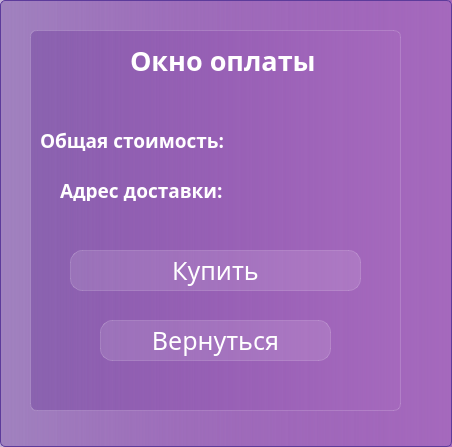
<?xml version="1.0" encoding="UTF-8"?>
<ui version="4.0">
 <class>BuyWindow</class>
 <widget class="QDialog" name="BuyWindow">
  <property name="geometry">
   <rect>
    <x>0</x>
    <y>0</y>
    <width>452</width>
    <height>447</height>
   </rect>
  </property>
  <property name="minimumSize">
   <size>
    <width>452</width>
    <height>447</height>
   </size>
  </property>
  <property name="maximumSize">
   <size>
    <width>452</width>
    <height>447</height>
   </size>
  </property>
  <property name="windowTitle">
   <string>Dialog</string>
  </property>
  <property name="styleSheet">
   <string notr="true">background-color:  qlineargradient( spread:pad,  x1:0, y1:0, x2:1, y2:0,  stop:0 rgba(105, 57, 153, 100),  stop:1 rgba(165, 105, 189, 255));  border: 1px solid #5D3B9B;  border-radius: 5px;
font-family: Everlasting;</string>
  </property>
  <widget class="QWidget" name="widget" native="true">
   <property name="geometry">
    <rect>
     <x>30</x>
     <y>30</y>
     <width>371</width>
     <height>381</height>
    </rect>
   </property>
   <property name="styleSheet">
    <string notr="true">backgroud-color: rgba(255, 255, 255, 30);
border: 1px solid rgba(255, 255, 255, 40);
border-radius: 7px;</string>
   </property>
   <widget class="QPushButton" name="Return_button_Clicked">
    <property name="geometry">
     <rect>
      <x>70</x>
      <y>290</y>
      <width>231</width>
      <height>41</height>
     </rect>
    </property>
    <property name="styleSheet">
     <string notr="true">QPushButton {
color: white;
background-color: rgba(255,255,255,30);
border: 1px solid rgba(255,255,255,40);
border-radius: 12px;
width: 230px;
height: 50px;
font-size: 19pt;
} 
QPushButton:hover{
background-color: rgba(255,255,255,40);
}

QPushButton:pressed{
background-color: rgba(255,255,255,70);
}</string>
    </property>
    <property name="text">
     <string>Вернуться</string>
    </property>
   </widget>
   <widget class="QLabel" name="label_6">
    <property name="geometry">
     <rect>
      <x>10</x>
      <y>100</y>
      <width>191</width>
      <height>21</height>
     </rect>
    </property>
    <property name="styleSheet">
     <string notr="true">color: white;
font-weight: bold;
border: none;
font-size: 14pt;
background-color: none;</string>
    </property>
    <property name="text">
     <string>Общая стоимость:</string>
    </property>
   </widget>
   <widget class="QLabel" name="label_5">
    <property name="geometry">
     <rect>
      <x>100</x>
      <y>20</y>
      <width>191</width>
      <height>21</height>
     </rect>
    </property>
    <property name="styleSheet">
     <string notr="true">color: white;
font-weight: bold;
border: none;
font-size: 20pt;
background-color: none;</string>
    </property>
    <property name="text">
     <string>Окно оплаты</string>
    </property>
   </widget>
   <widget class="QPushButton" name="Buy_button_Clicked">
    <property name="geometry">
     <rect>
      <x>40</x>
      <y>220</y>
      <width>291</width>
      <height>41</height>
     </rect>
    </property>
    <property name="styleSheet">
     <string notr="true">QPushButton {
color: white;
background-color: rgba(255,255,255,30);
border: 1px solid rgba(255,255,255,40);
border-radius: 12px;
width: 230px;
height: 50px;
font-size: 19pt;
} 
QPushButton:hover{
background-color: rgba(255,255,255,40);
}

QPushButton:pressed{
background-color: rgba(255,255,255,70);
}</string>
    </property>
    <property name="text">
     <string>Купить</string>
    </property>
   </widget>
   <widget class="QLabel" name="label_7">
    <property name="geometry">
     <rect>
      <x>30</x>
      <y>150</y>
      <width>181</width>
      <height>21</height>
     </rect>
    </property>
    <property name="styleSheet">
     <string notr="true">color: white;
font-weight: bold;
border: none;
font-size: 14pt;
background-color: none;</string>
    </property>
    <property name="text">
     <string>Адрес доставки:</string>
    </property>
   </widget>
   <widget class="QLabel" name="label_8">
    <property name="geometry">
     <rect>
      <x>200</x>
      <y>100</y>
      <width>141</width>
      <height>21</height>
     </rect>
    </property>
    <property name="styleSheet">
     <string notr="true">color: white;
font-weight: bold;
border: none;
font-size: 14pt;
background-color: none;</string>
    </property>
    <property name="text">
     <string/>
    </property>
   </widget>
   <widget class="QLabel" name="label_9">
    <property name="geometry">
     <rect>
      <x>200</x>
      <y>150</y>
      <width>151</width>
      <height>21</height>
     </rect>
    </property>
    <property name="styleSheet">
     <string notr="true">color: white;
font-weight: bold;
border: none;
font-size: 14pt;
background-color: none;</string>
    </property>
    <property name="text">
     <string/>
    </property>
   </widget>
  </widget>
 </widget>
 <resources/>
 <connections/>
</ui>
